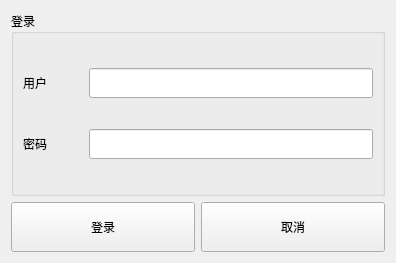
<?xml version="1.0" encoding="UTF-8"?>
<ui version="4.0">
 <class>LoginWidget</class>
 <widget class="QWidget" name="LoginWidget">
  <property name="geometry">
   <rect>
    <x>0</x>
    <y>0</y>
    <width>394</width>
    <height>263</height>
   </rect>
  </property>
  <property name="windowTitle">
   <string>Form</string>
  </property>
  <layout class="QVBoxLayout" name="verticalLayout">
   <item>
    <widget class="QGroupBox" name="groupBox">
     <property name="font">
      <font>
       <family>Microsoft YaHei</family>
      </font>
     </property>
     <property name="title">
      <string>登录</string>
     </property>
     <layout class="QGridLayout" name="gridLayout">
      <item row="1" column="1">
       <widget class="QLineEdit" name="lineEditPWD">
        <property name="minimumSize">
         <size>
          <width>0</width>
          <height>30</height>
         </size>
        </property>
        <property name="maximumSize">
         <size>
          <width>16777215</width>
          <height>30</height>
         </size>
        </property>
       </widget>
      </item>
      <item row="1" column="0">
       <widget class="QLabel" name="label">
        <property name="minimumSize">
         <size>
          <width>60</width>
          <height>0</height>
         </size>
        </property>
        <property name="maximumSize">
         <size>
          <width>60</width>
          <height>16777215</height>
         </size>
        </property>
        <property name="text">
         <string>密码</string>
        </property>
       </widget>
      </item>
      <item row="0" column="0">
       <widget class="QLabel" name="label_2">
        <property name="minimumSize">
         <size>
          <width>60</width>
          <height>0</height>
         </size>
        </property>
        <property name="maximumSize">
         <size>
          <width>60</width>
          <height>16777215</height>
         </size>
        </property>
        <property name="text">
         <string>用户</string>
        </property>
       </widget>
      </item>
      <item row="0" column="1">
       <widget class="QLineEdit" name="lineEditUser">
        <property name="minimumSize">
         <size>
          <width>0</width>
          <height>30</height>
         </size>
        </property>
        <property name="maximumSize">
         <size>
          <width>16777215</width>
          <height>30</height>
         </size>
        </property>
       </widget>
      </item>
     </layout>
    </widget>
   </item>
   <item>
    <layout class="QHBoxLayout" name="horizontalLayout">
     <item>
      <widget class="QPushButton" name="pushButtonLogin">
       <property name="minimumSize">
        <size>
         <width>184</width>
         <height>50</height>
        </size>
       </property>
       <property name="maximumSize">
        <size>
         <width>184</width>
         <height>50</height>
        </size>
       </property>
       <property name="text">
        <string>登录</string>
       </property>
      </widget>
     </item>
     <item>
      <widget class="QPushButton" name="pushButtonCancel">
       <property name="minimumSize">
        <size>
         <width>184</width>
         <height>50</height>
        </size>
       </property>
       <property name="maximumSize">
        <size>
         <width>184</width>
         <height>50</height>
        </size>
       </property>
       <property name="text">
        <string>取消</string>
       </property>
      </widget>
     </item>
    </layout>
   </item>
  </layout>
 </widget>
 <resources/>
 <connections/>
</ui>
